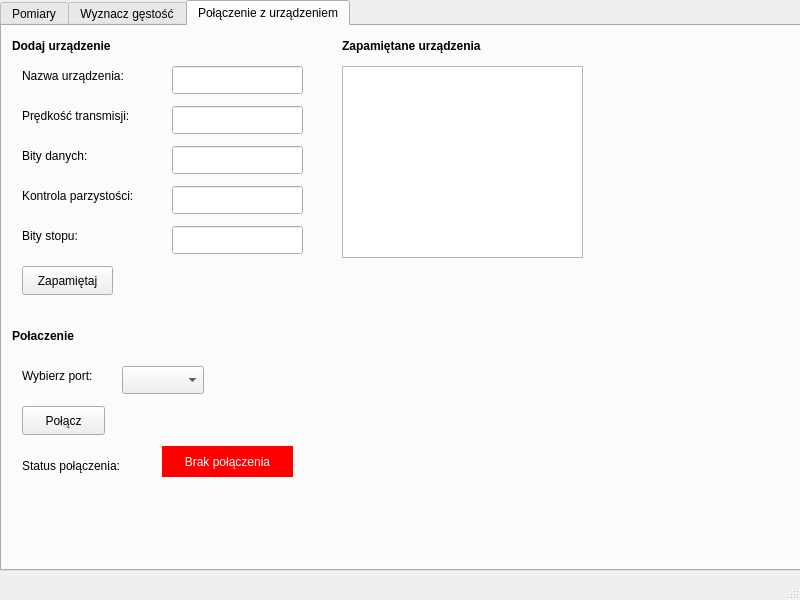
<?xml version="1.0" encoding="UTF-8"?>
<ui version="4.0">
 <class>MainWindow</class>
 <widget class="QMainWindow" name="MainWindow">
  <property name="geometry">
   <rect>
    <x>0</x>
    <y>0</y>
    <width>800</width>
    <height>600</height>
   </rect>
  </property>
  <property name="windowTitle">
   <string>MainWindow</string>
  </property>
  <widget class="QWidget" name="centralwidget">
   <widget class="QTabWidget" name="tabRadwag">
    <property name="geometry">
     <rect>
      <x>0</x>
      <y>0</y>
      <width>801</width>
      <height>571</height>
     </rect>
    </property>
    <property name="sizePolicy">
     <sizepolicy hsizetype="Fixed" vsizetype="Fixed">
      <horstretch>249</horstretch>
      <verstretch>249</verstretch>
     </sizepolicy>
    </property>
    <property name="tabPosition">
     <enum>QTabWidget::TabPosition::North</enum>
    </property>
    <property name="tabShape">
     <enum>QTabWidget::TabShape::Rounded</enum>
    </property>
    <property name="currentIndex">
     <number>2</number>
    </property>
    <widget class="QWidget" name="tabMeasurements">
     <attribute name="title">
      <string>Pomiary</string>
     </attribute>
    </widget>
    <widget class="QWidget" name="tabDensity">
     <attribute name="title">
      <string>Wyznacz gęstość</string>
     </attribute>
    </widget>
    <widget class="QWidget" name="tabSettings">
     <attribute name="title">
      <string>Połączenie z urządzeniem</string>
     </attribute>
     <widget class="QListView" name="remDivListView">
      <property name="geometry">
       <rect>
        <x>340</x>
        <y>40</y>
        <width>241</width>
        <height>192</height>
       </rect>
      </property>
     </widget>
     <widget class="QLabel" name="statusConnLabel">
      <property name="geometry">
       <rect>
        <x>20</x>
        <y>430</y>
        <width>121</width>
        <height>20</height>
       </rect>
      </property>
      <property name="text">
       <string>Status połączenia:</string>
      </property>
     </widget>
     <widget class="QComboBox" name="serialPortCombo">
      <property name="geometry">
       <rect>
        <x>120</x>
        <y>340</y>
        <width>82</width>
        <height>28</height>
       </rect>
      </property>
     </widget>
     <widget class="QLabel" name="portLabel">
      <property name="geometry">
       <rect>
        <x>20</x>
        <y>340</y>
        <width>121</width>
        <height>20</height>
       </rect>
      </property>
      <property name="text">
       <string>Wybierz port:</string>
      </property>
     </widget>
     <widget class="QPushButton" name="connectButton">
      <property name="geometry">
       <rect>
        <x>20</x>
        <y>380</y>
        <width>83</width>
        <height>29</height>
       </rect>
      </property>
      <property name="text">
       <string>Połącz</string>
      </property>
     </widget>
     <widget class="QLabel" name="statusLabel">
      <property name="geometry">
       <rect>
        <x>160</x>
        <y>420</y>
        <width>131</width>
        <height>31</height>
       </rect>
      </property>
      <property name="styleSheet">
       <string notr="true">QLabel { background-color: red; color: white; }</string>
      </property>
      <property name="text">
       <string>Brak połączenia</string>
      </property>
      <property name="textFormat">
       <enum>Qt::TextFormat::AutoText</enum>
      </property>
      <property name="alignment">
       <set>Qt::AlignmentFlag::AlignCenter</set>
      </property>
     </widget>
     <widget class="QLabel" name="titleRembDivLabel">
      <property name="geometry">
       <rect>
        <x>340</x>
        <y>10</y>
        <width>171</width>
        <height>20</height>
       </rect>
      </property>
      <property name="font">
       <font>
        <bold>true</bold>
       </font>
      </property>
      <property name="text">
       <string>Zapamiętane urządzenia</string>
      </property>
     </widget>
     <widget class="QLineEdit" name="parityEdit">
      <property name="geometry">
       <rect>
        <x>170</x>
        <y>160</y>
        <width>131</width>
        <height>28</height>
       </rect>
      </property>
      <property name="readOnly">
       <bool>true</bool>
      </property>
     </widget>
     <widget class="QLineEdit" name="speedTransEdit">
      <property name="geometry">
       <rect>
        <x>170</x>
        <y>80</y>
        <width>131</width>
        <height>28</height>
       </rect>
      </property>
      <property name="readOnly">
       <bool>true</bool>
      </property>
     </widget>
     <widget class="QLineEdit" name="bitEdit">
      <property name="geometry">
       <rect>
        <x>170</x>
        <y>120</y>
        <width>131</width>
        <height>28</height>
       </rect>
      </property>
      <property name="readOnly">
       <bool>true</bool>
      </property>
     </widget>
     <widget class="QLineEdit" name="divNameEdit">
      <property name="geometry">
       <rect>
        <x>170</x>
        <y>40</y>
        <width>131</width>
        <height>28</height>
       </rect>
      </property>
      <property name="readOnly">
       <bool>true</bool>
      </property>
     </widget>
     <widget class="QLabel" name="divNameLabel">
      <property name="geometry">
       <rect>
        <x>20</x>
        <y>40</y>
        <width>131</width>
        <height>20</height>
       </rect>
      </property>
      <property name="text">
       <string>Nazwa urządzenia:</string>
      </property>
     </widget>
     <widget class="QLabel" name="speedTransLabel">
      <property name="geometry">
       <rect>
        <x>20</x>
        <y>80</y>
        <width>131</width>
        <height>20</height>
       </rect>
      </property>
      <property name="text">
       <string>Prędkość transmisji:</string>
      </property>
     </widget>
     <widget class="QLabel" name="bitLabel">
      <property name="geometry">
       <rect>
        <x>20</x>
        <y>120</y>
        <width>131</width>
        <height>20</height>
       </rect>
      </property>
      <property name="text">
       <string>Bity danych:</string>
      </property>
     </widget>
     <widget class="QLabel" name="stopBitLabel">
      <property name="geometry">
       <rect>
        <x>20</x>
        <y>200</y>
        <width>131</width>
        <height>20</height>
       </rect>
      </property>
      <property name="text">
       <string>Bity stopu:</string>
      </property>
     </widget>
     <widget class="QLabel" name="parityLabel">
      <property name="geometry">
       <rect>
        <x>20</x>
        <y>160</y>
        <width>141</width>
        <height>20</height>
       </rect>
      </property>
      <property name="text">
       <string>Kontrola parzystości:</string>
      </property>
     </widget>
     <widget class="QLineEdit" name="stopBitEdit">
      <property name="geometry">
       <rect>
        <x>170</x>
        <y>200</y>
        <width>131</width>
        <height>28</height>
       </rect>
      </property>
      <property name="readOnly">
       <bool>true</bool>
      </property>
     </widget>
     <widget class="QPushButton" name="addDivToRemButton">
      <property name="geometry">
       <rect>
        <x>20</x>
        <y>240</y>
        <width>91</width>
        <height>29</height>
       </rect>
      </property>
      <property name="text">
       <string>Zapamiętaj</string>
      </property>
     </widget>
     <widget class="QLabel" name="titleAddDivaceLabel">
      <property name="geometry">
       <rect>
        <x>10</x>
        <y>10</y>
        <width>171</width>
        <height>20</height>
       </rect>
      </property>
      <property name="font">
       <font>
        <bold>true</bold>
       </font>
      </property>
      <property name="text">
       <string>Dodaj urządzenie</string>
      </property>
     </widget>
     <widget class="QLabel" name="titleConnLabel">
      <property name="geometry">
       <rect>
        <x>10</x>
        <y>300</y>
        <width>81</width>
        <height>20</height>
       </rect>
      </property>
      <property name="font">
       <font>
        <bold>true</bold>
       </font>
      </property>
      <property name="text">
       <string>Połaczenie</string>
      </property>
     </widget>
    </widget>
   </widget>
  </widget>
  <widget class="QMenuBar" name="menubar">
   <property name="geometry">
    <rect>
     <x>0</x>
     <y>0</y>
     <width>800</width>
     <height>25</height>
    </rect>
   </property>
  </widget>
  <widget class="QStatusBar" name="statusbar"/>
 </widget>
 <resources/>
 <connections/>
</ui>
